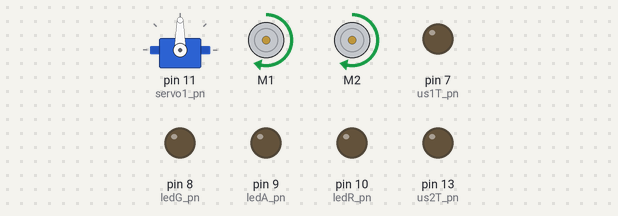
Simulated run of this sketch. Board: Arduino Uno, built with avr-gcc and run on an emulated ATmega328P. Shown: servo, 2 × DC motor (green arrow = forward, orange = backward, longer = faster), output pins drawn as LEDs (lit = HIGH). What the sketch prints to the serial monitor is not drawn.

Above: at 0.1 s.
Timing chart, 0 to 1.6 s (numbered marks = the images above):
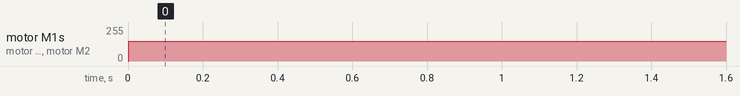

The sketch:

us_tunnel_221025.ino
```cpp
// include header files:
#include "functions.h"
#include <Wire.h>
#include <Adafruit_MotorShield.h>
#include "utility/Adafruit_MS_PWMServoDriver.h"
#include <Servo.h>

/* setup the motor and create the DC motor object*/
Adafruit_MotorShield AFMS = Adafruit_MotorShield(); // Create the Adafruit_MotorShield object
Adafruit_DCMotor *Rwheel = AFMS.getMotor(1);        // RIHGT
Adafruit_DCMotor *Lwheel = AFMS.getMotor(2);        // LEFT
int motor_speed = 250;

// setup servo object
Servo servo_claw;

// Pins Set-up:
//Analog:
const int ldr_pn = A0;
const int hall_pn = A1;
const int ir1_pn = A4; // short range
const int ir2_pn = A5; // long range
//Digital:
const int button_pn=2;
const int l0_pn=3; //left
const int l1_pn=4; //right
const int l2_pn=5; //far right (for juntion counting)
const int us1E_pn=6; // yellow wire
const int us1T_pn=7; // green wire
const int ledG_pn=8;
const int ledA_pn=9;
const int ledR_pn=10;
const int servo1_pn=11;
const int us2E_pn=12;
const int us2T_pn=13;


// Sensor Values
int ldr, l0, l1, l2, l3, ir1, ir2, hall;
float us1_distance, us2_distance;
float ir1_avg, ir2_avg, us1_avg, us2_avg;
int duration_steer; // require testing to determine value
int lastError = 0;  // for us PID control

// button debounce variables
byte lastButtonState = LOW;
unsigned long debounceDuration = 50; // millis
unsigned long lastTimeButtonStateChanged = 0;

//ledA_flash variables
int ledAState = LOW;  // ledState used to set the LED
unsigned long previousMillis = 0;  // will store last time LED was updated
const long interval = 250;  // 2hz --> 0.5 second interval at which to blink (milliseconds)

// array of averages
float ir1_avg_arr[10]; // 10=window size for moving average
int ir1_avg_arr_index = 0;


// flags
int side; // 0,1,2,3,4,5
int count = 0;
bool flag_onoff = false;
bool flag_started;
bool flag_line;
int flag_side;
char flag_nav;
  //"P": stop
  //"L": adjust left
  //"R": adjust right
  //"B": backwards
  //"F": forwards
bool flag_blk;
bool flag_magnet;
int box_intend;


void setup(){
  Serial.begin(9600);
  // set pins as inputs
  pinMode(button_pn, INPUT);
  pinMode(ldr_pn, INPUT);
  pinMode(hall_pn, INPUT);
  pinMode(ir1_pn, INPUT);
  pinMode(ir2_pn, INPUT);
  pinMode(l0_pn, INPUT);
  pinMode(l1_pn, INPUT);
  pinMode(l2_pn, INPUT);
  pinMode(us1E_pn, INPUT);
  pinMode(us1T_pn, OUTPUT);
  pinMode(ledG_pn, OUTPUT);
  pinMode(ledA_pn, OUTPUT);
  pinMode(ledR_pn, OUTPUT);
  pinMode(servo1_pn, OUTPUT);
  pinMode(us2E_pn, INPUT);
  pinMode(us2T_pn, OUTPUT);
  AFMS.begin(); // Connect to the motor controller
  servo_claw.attach(servo1_pn);  // connect to servo
}


void loop()
{
  // update all sensor readings & determine which side we're on
  us_measure(); // obtain us1_avg
  Serial.print("us readings: ");
  Serial.println(us1_distance);
  Serial.print("error: ");
  Serial.println(lastError);
  tunnel_PID_control();
}


void tunnel_PID_control()
{

  /*************************************************************************
   * Motor speed variables (choose between 0 - no speed, and 255 - maximum speed)
   *************************************************************************/
  const int maxspeedR = 150;
  const int maxspeedL = 150;
  const int basespeedR = 100;
  const int basespeedL = 100;

  // Local variables
  /*************************************************************************
   * PID control system variables
   *************************************************************************/
  float Kp = 1; // related to the proportional control term;
                // change the value by trial-and-error (ex: 0.07).
  float Ki = 1; // related to the integral control term;
                // change the value by trial-and-error (ex: 0.0008).
  float Kd = 1; // related to the derivative control term;
                // change the value by trial-and-error (ex: 0.6).
  int P;
  int I;
  int D;

  int error = 5.0 - us1_avg; // 5.0 is the ideal distance from the tunnel wall

  P = error;
  I = I + error;
  D = error - lastError;
  lastError = error;
  int motorspeed = P * Kp + I * Ki + D * Kd; // calculate the correction
                                             // needed to be applied to the speed

  int motorspeedR = basespeedR + motorspeed;
  int motorspeedL = basespeedL - motorspeed;

  if (motorspeedR > maxspeedR)
  {
    motorspeedR = maxspeedR;
  }
  if (motorspeedL > maxspeedL)
  {
    motorspeedL = maxspeedL;
  }
  if (motorspeedR < 0)
  {
    motorspeedR = 0;
  }
  if (motorspeedL < 0)
  {
    motorspeedL = 0;
  }
  move_forward(motorspeedR, motorspeedL);
  Serial.print("motorspeed: ");
  Serial.print(motorspeedR);
  Serial.println(motorspeedL);
}


/*******************************************************************************
 * functions on motor
 *******************************************************************************/
void move_forward(int speedR, int speedL)
{
  flag_nav = 'F';
  Rwheel->run(FORWARD);
  Rwheel->setSpeed(speedR);
  Lwheel->run(FORWARD);
  Lwheel->setSpeed(speedL);
}
void adjust_left()
{
  flag_nav = 'L';
  Rwheel->run(FORWARD);
  Rwheel->setSpeed(motor_speed);
  Lwheel->run(BACKWARD);
  Lwheel->setSpeed(motor_speed);
}
void adjust_right()
{
  flag_nav = 'R';
  Rwheel->run(BACKWARD);
  Rwheel->setSpeed(motor_speed);
  Lwheel->run(FORWARD);
  Lwheel->setSpeed(motor_speed);
}
void stop_move()
{
  flag_nav = 'P';
  Rwheel->run(RELEASE);
  Rwheel->setSpeed(0);
  Lwheel->run(RELEASE);
  Lwheel->setSpeed(0);
}
void turn_90left()
{
  Rwheel->run(FORWARD);
  Rwheel->setSpeed(motor_speed);
  Lwheel->run(RELEASE);
  Lwheel->setSpeed(0);
  delay(duration_steer);
}
void turn_90right()
{
  Rwheel->run(RELEASE);
  Rwheel->setSpeed(0);
  Lwheel->run(FORWARD);
  Lwheel->setSpeed(motor_speed);
  delay(duration_steer);
}


/*******************************************************************************
 * functions on servo
 *******************************************************************************/
void blk_collect(){
  servo_claw.write(180); // the value here requires calibration
}
```

functions.h
```cpp
// header guard
#ifndef FUNCTIONS_H
#define FUNCTIONS_H

#include <Arduino.h>


// Global Variables ===================================================

extern const int ldr_pn, hall_pn, ir1_pn, ir2_pn, button_pn;
extern const int l0_pn, l1_pn, l2_pn, l3_pn, us1E_pn, us1T_pn;
extern const int ledG_pn, ledA_pn, ledR_pn, servo1_pn;
extern const int us2E_pn, us2T_pn;

extern int ldr, l0, l1, l2, ir1, ir2, hall, push;
extern float us1_distance, us2_distance;
extern float ir1_avg, ir2_avg, us1_avg, us2_avg;

extern int motor_speed;
extern int duration_steer; // require testing to determine value

// button debounce variables
extern byte lastButtonState;
extern unsigned long debounceDuration; // millis
extern unsigned long lastTimeButtonStateChanged;
extern bool onoff;

//ledA_flash variables
extern int ledAState;  // ledState used to set the LED
extern unsigned long previousMillis;  // will store last time LED was updated
extern const long interval;  // 2hz --> 0.5 second interval at which to blink (milliseconds)


// flags
extern int side;
extern int count;
extern bool flag_onoff;
extern bool flag_started;
extern bool flag_line;
extern int flag_side;
extern char flag_nav;

extern bool flag_blk;
extern bool flag_magnet;
extern int box_intend;


//=============================================================

// global
void sensor_read();
void us_measure();
float moving_avg();
bool update_onoff();
void line_follow();
void ledA_flash();
void stop_move();
void move_forward(int speedR = motor_speed, int speedL = motor_speed);
void move_backward();
void adjust_left();
void adjust_right();
void turn_90left();
void turn_90right();

// side == 0;
void start_route();

// side == 1;
void ramp_up();
void ramp_down();

// side == 2;
void blk_fn();
void blk_collect();


// side == 3;
void tunnel();

// side == 4;
void box_find();

void box_delivery();

#endif
```

Measured:
- by itself, motor M1, motor M2: stopped → forward 150/255 at 0.00 s
